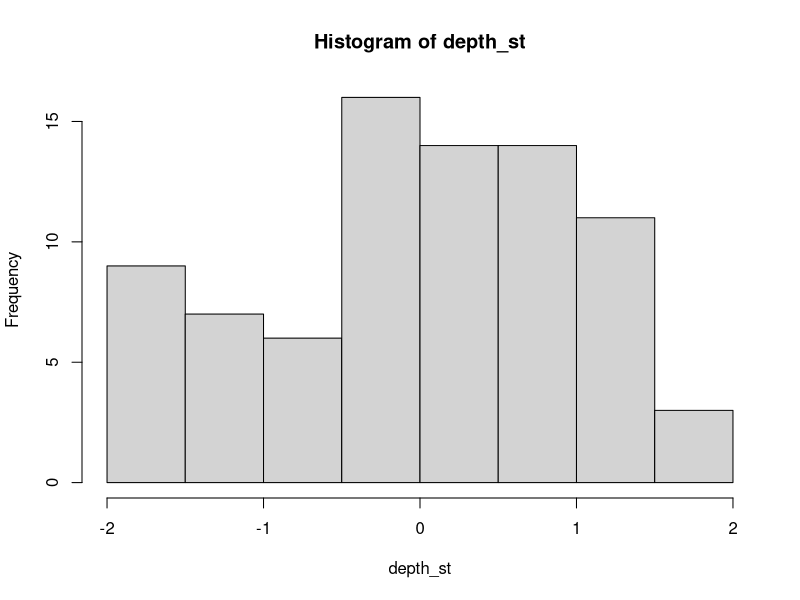
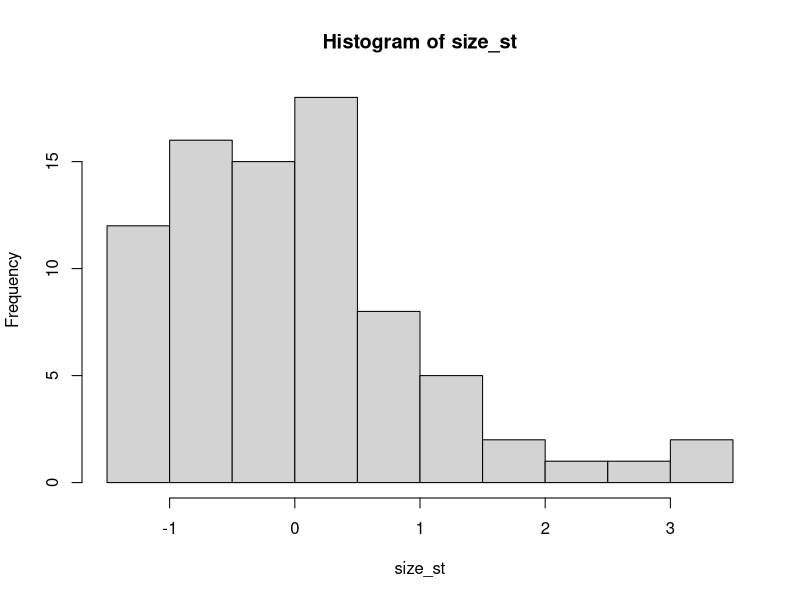

Recreate these plots in R, in order.
n.areas <- 2
n.species <- 2
n.samples <- 20
n <- n.areas * n.species * n.samples

areas <-gl(n=n.areas,k=n/n.areas)
areas

species <-gl(n=n.species,k=n.samples,length=n)
species

depth <- runif(n=n, min=0, max=5)
depth_st <- (depth - mean(depth))/sd(depth)

hist(depth_st)

size <- rgamma(n = n,shape = 3, rate = 0.1)
size_st <- (size-mean(size))/sd(size)

hist(size_st)

Xmat = model.matrix(~areas*species+depth_st+size_st)
Xmat
